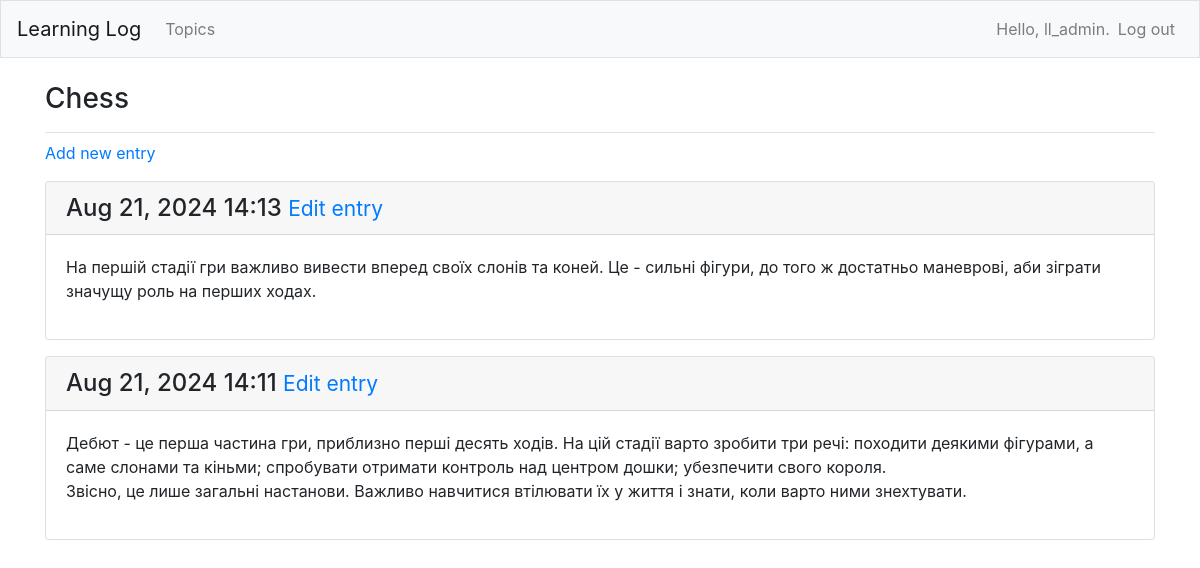
The page /topics/1/ (signed in) on the database its author committed.
### learning_logs/models.py (models this page shows, shortened)
class Topic(models.Model):
    text = models.CharField(max_length=200)
    date_added = models.DateTimeField(auto_now_add=True)
    owner = models.ForeignKey(User, on_delete=models.CASCADE)
    def __str__(self):
        return self.text

class Entry(models.Model):
    topic = models.ForeignKey(Topic, on_delete=models.CASCADE)
    text = models.TextField()
    date_added = models.DateTimeField(auto_now_add=True)
    class Meta:
        verbose_name_plural = 'entries'

### learning_logs/views.py (the view)
# urls.py: path('topics/<int:topic_id>/', views.topic, name='topic'),
@login_required
def topic(request, topic_id):
    topic = Topic.objects.get(id=topic_id)
    if topic.owner != request.user:
        raise Http404
    entries = topic.entry_set.order_by('-date_added')
    context = {'topic': topic, 'entries': entries}
    return render(request, 'learning_logs/topic.html', context)

### learning_logs/templates/learning_logs/topic.html
{% extends 'learning_logs/base.html' %}
{% block page_header %}
<h3>{{ topic }}</h3>
{% endblock page_header %}
{% block content %}
    <p>
        <a href="{% url 'learning_logs:new_entry' topic.id %}">
            Add new entry</a>
    </p>
    {% for entry in entries %}
    <div class="card mb-3">
        <h4 class="card-header">
            {{ entry.date_added|date:'M d, Y H:i' }}
            <small><a href="{% url 'learning_logs:edit_entry' entry.id %}">
                Edit entry</a></small>
        </h4>
        <div class="card-body">
            {{ entry.text|linebreaks }}
        </div>
    </div>
    {% empty %}
        <li>There are no entries for this topic yet.</li>
    {% endfor %}
{% endblock content %}

### learning_logs/templates/learning_logs/base.html (shortened to what this page needs)
{% load bootstrap4 %}
<!doctype html>
<html lang="en">
<head>
    {% bootstrap_css %}
</head>
<body>
<nav class="navbar navbar-expand-md navbar-light bg-light mb-4 border">
    <a class="navbar-brand" href="{% url 'learning_logs:index' %}">
        Learning Log</a>
    <div class="collapse navbar-collapse" id="navbarCollapse">
        <ul class="navbar-nav mr-auto">
            <li class="nav-item">
                <a class="nav-link" href="{% url 'learning_logs:topics' %}">
                    Topics</a></li>
        </ul>
        <ul class="navbar-nav ml-auto">
            {% if user.is_authenticated %}
            <li class="nav-item">
                <span class="navbar-text">Hello, {{ user.username }}.</span>
            </li>
            <li class="nav-item">
                <a class="nav-link" href="{% url 'users:logout' %}">
                    Log out</a>
            </li>
            {% endif %}
        </ul>
    </div>
</nav>
<main role="main" class="container">
    <div class="pb-2 mb-2 border-bottom">
        {% block page_header %}{% endblock page_header %}
    </div>
    <div>
        {% block content %} {% endblock content %}
    </div>
</main>
</body>
</html>

### rows shown on the page
Topic: text "Chess"
Entry: date_added "Aug 21, 2024 14:13", text "На першій стадії гри важливо вивести вперед своїх слонів та коней. Це - сильні фігури, до того ж достатньо маневрові, аби зіграти значущу роль на перших ходах."
Entry: date_added "Aug 21, 2024 14:11", text "Дебют - це перша частина гри, приблизно перші десять ходів. На цій стадії варто зробити три речі: походити деякими фігурами, а саме слонами та кіньми; спробувати отримати контроль над центром дошки; убезпечити свого короля. Звісно, це лише загальні настанови. Важливо навчитися втілювати їх у життя і знати, коли варто ними знехтувати."

### other values the page prints
{{ user.username }} "ll_admin"
